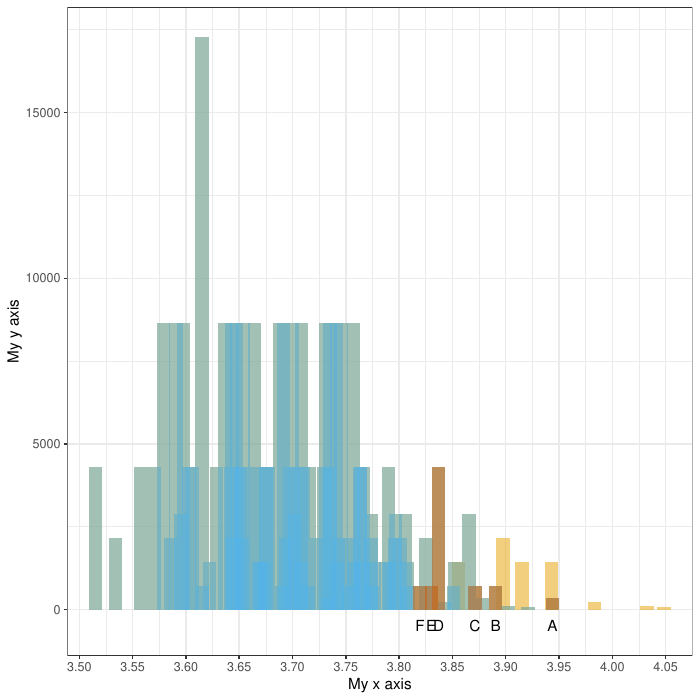

This chart was generated by the following R code:
# Load ggplot
library(ggplot2)

# Plotting code
a <- read.table("../data/Results.txt", header = TRUE)
a$ymin <- rep(0, dim(a)[1]) # append a column of zeros

# Print the first linerange
p <- ggplot(a)
p <- p + geom_linerange(data = a, aes(
    x = x,
    ymin = ymin,
    ymax = y1,
    size = (0.5)
),
colour = "#E69F00",
alpha = 1/2, show.legend = FALSE)

# Print the second linerange
p <- p + geom_linerange(data = a, aes(
    x = x,
    ymin = ymin,
    ymax = y2,
    size = (0.5)
),
colour = "#56B4E9",
alpha = 1/2, show.legend = FALSE)

# Print the third linerange:
p <- p + geom_linerange(data = a, aes(
    x = x,
    ymin = ymin,
    ymax = y3,
    size = (0.5)
),
colour = "#D55E00",
alpha = 1/2, show.legend = FALSE)

# Annotate the plot with labels:
p <- p + geom_text(data = a, aes(x = x, y = -500, label = Label))

# Set axis labels, remove the legend, and apply bw theme
p <- p + scale_x_continuous("My x axis",
                            breaks = seq(3, 5, by = 0.05)) + 
    scale_y_continuous("My y axis") + 
    theme_bw() + 
    theme(legend.position = "none")

# Save the plot as a PDF
ggsave("MyBars.pdf", plot = p)
